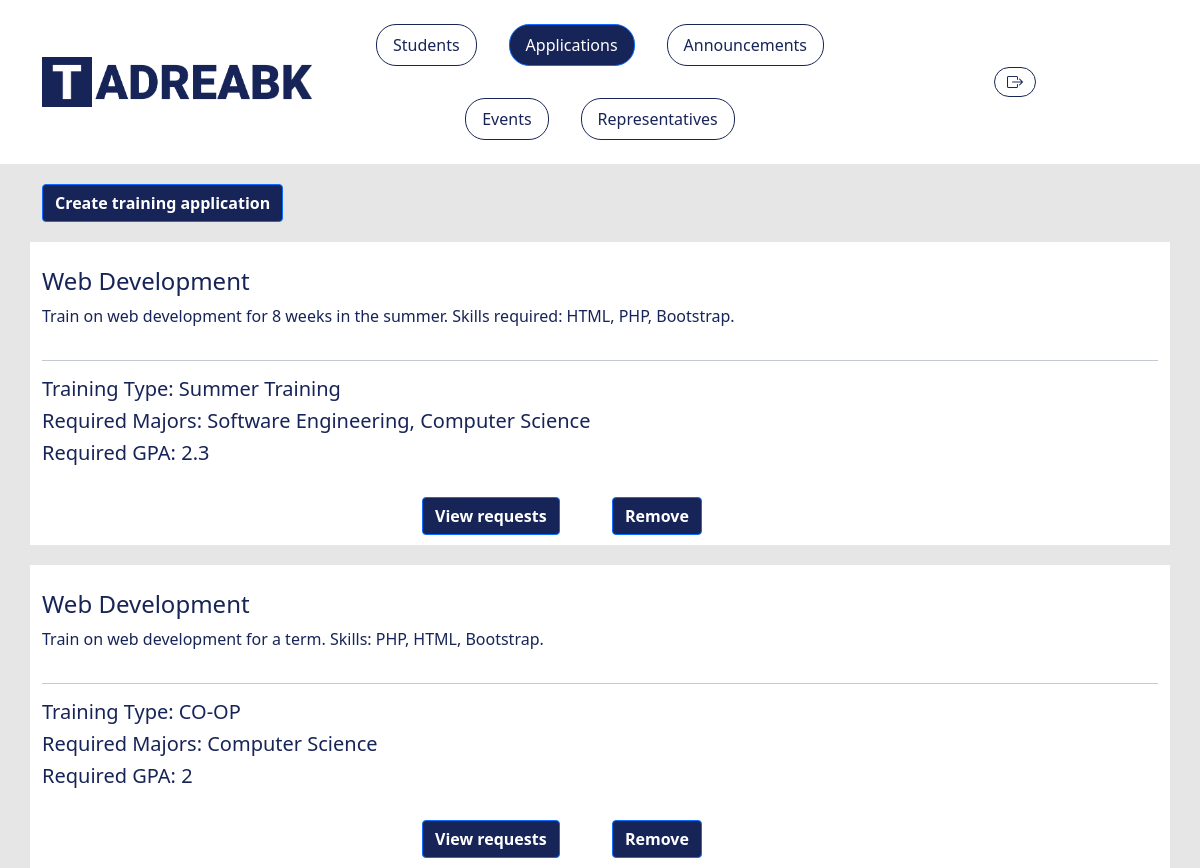
The page /company/trainingApplications.php (signed in) on the database its author committed.
### tables this page shows
CREATE TABLE `application` (
  `appID` int(11) NOT NULL,
  `name` varchar(50) NOT NULL,
  `description` varchar(1000) NOT NULL,
  `reqGPA` double NOT NULL,
  `compID` int(11) NOT NULL,
  `trainingType` varchar(50) NOT NULL
);

### company/backend/getApplications.php (the view, shortened to what this page needs)
<?php
    $query = "SELECT * FROM application where compID=".$_SESSION['compID'];
    if($result=mysqli_query($conn, $query)){
        if(mysqli_num_rows($result)>0){
            $str = "";
            while($row=mysqli_fetch_array($result)){
                $trainingType = "";
                if($row['trainingType']=='summer'){
                    $trainingType = "Summer Training";
                }
                elseif($row['trainingType']=='COOP'){
                    $trainingType = "CO-OP";
                }
                $str2 ="";
                $query2 = "SELECT name from major where MID in (SELECT MID from requiredmajors where appID = '".$row['appID']."')";
                if($result2=mysqli_query($conn, $query2)){
                    if(mysqli_num_rows($result2)>0){
                        while($row2=mysqli_fetch_array($result2)){
                            $str2 .= $row2["name"].", ";
                        }
                        $str2 = substr($str2, 0, -2);
                    }
                    else{
                        $str2 ="No required majors is specified...";
                    }
                }
                $str .="<div class='container app'>
                <div class='row'>
                    <div class='col-12' style='padding-top: 5px;'>
                        <h4>".$row['name']."</h4>
                        <p>".$row['description']."</p>
                    </div>
                </div>
                <hr>
                <div class='row'>
                    <div class='col'>
                        <h5>Training Type: ".$trainingType."</h5>
                        <h5>Required Majors: ".$str2."</h5>
                        <h5>Required GPA:  ".$row['reqGPA']."</h5>
                    </div>
                </div>
                <br>
                <div class='row justify-content-center' style='padding-bottom: 10px;'>
                    <div class='col-4 col-md-2'>
                        <a href='studentsRequests.php?appID=".$row['appID']."'><button class='btn btn-primary align-self-center'>View requests</button></a>
                    </div>
                    <div class='col-4 col-md-2'>
                        <form action='backend/removeApplication.php' method='post'>
                        <input type='text' value='".$row['appID']."' name = 'appID' hidden></input>
                        <input type='submit' class='btn btn-primary align-self-center' id='removeApplication' name='removeApplication' onclick='return checkDelete()' value='Remove'></input>
                        <script language='JavaScript' type='text/javascript'>
                        function checkDelete(){
                          return confirm('Are you sure?');
                        }
                        </script>
                        </form>
                    </div>
                </div>
            </div>";
            }
            echo $str;
        }
        else {
            echo "
            <div class='container-sm app pb-3'>
            No applications available...
            </div>
            ";
        }
    }
?>

### company/company.css (style rules this page uses)
body, html { width: 100%; height:100%; max-width: 100%; color: #172457; background-color: #E6E6E6; }
body { overflow-x:hidden; }
a { color: #172457; }
.btn-primary { color: #ffffff; background-color: #172457; font-weight: bold; }
.app { background-color: #ffffff; margin-top: 20px; padding-top: 20px; }

### rows shown on the page
application: name "Web Development", description "Train on web development for 8 weeks in the summer. Skills required: HTML, PHP, Bootstrap.", trainingType "Summer Training", str2 "Software Engineering, Computer Science", reqGPA "2.3"
application: name "Web Development", description "Train on web development for a term. Skills: PHP, HTML, Bootstrap.", trainingType "CO-OP", str2 "Computer Science", reqGPA "2"
